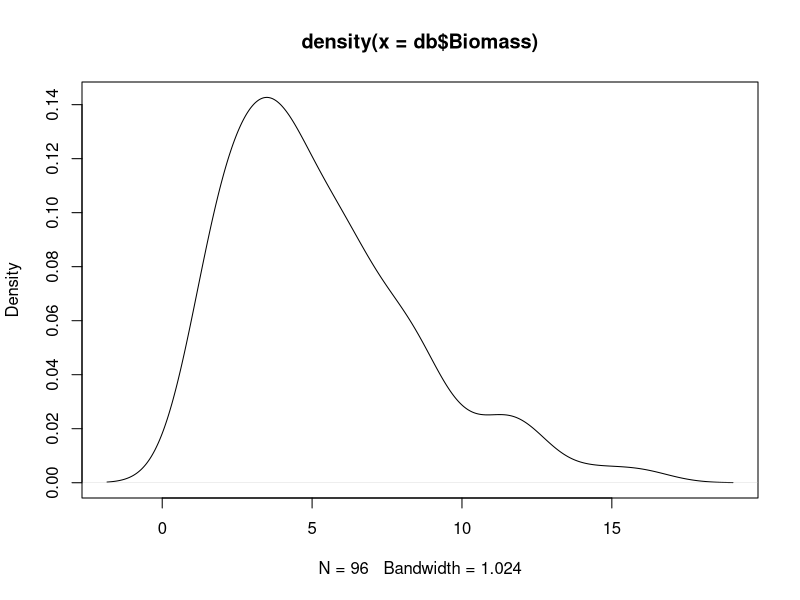
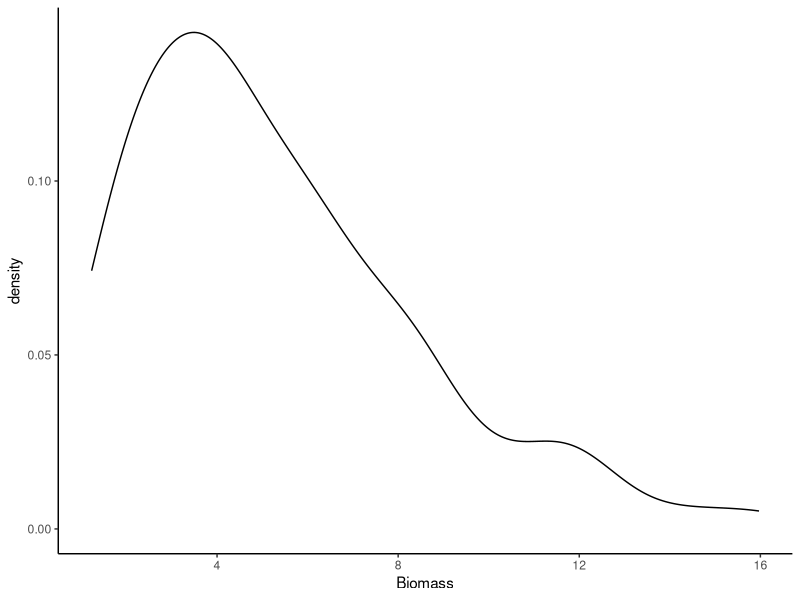
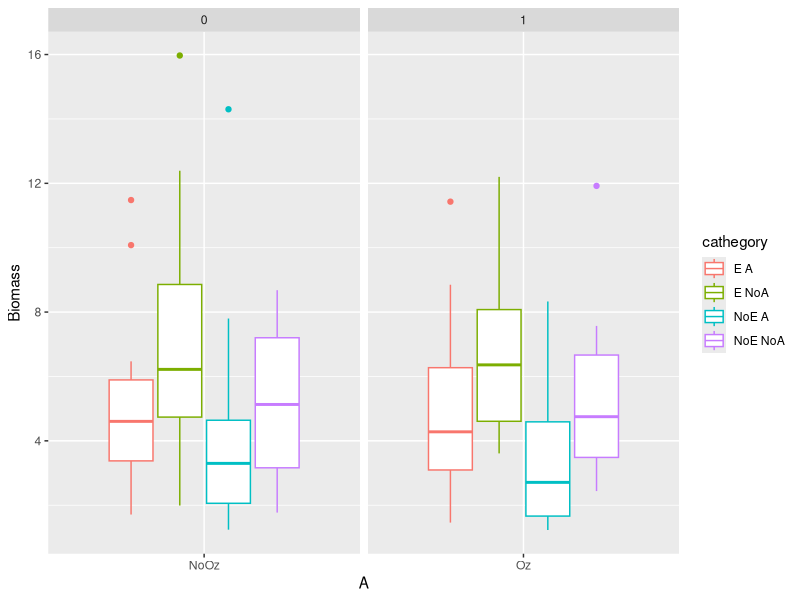

Recreate these plots in R, in order.
## ---- chunk 1
#Tabla

variables <- data.frame(
  "Variable" = c("Respuesta", "Efecto", "Efecto", "Efecto"), 
  "Nombre" = c("Biomasa", "Ozono", "Endófitos", "Áfidos"), 
  "Unidades" = c("(g/planta)", "(presencia/ausencia)", "(presencia/ausencia)", "(presencia/ausencia)"),
  "Tipo" = c("Continua", "Binaria", "Binaria", "Binaria"))

knitr::kable(variables)
## ---- chunk 2
library(tidyverse)
db <- read.delim("L_multiflorum.csv", sep = ",")
str(db)
db[,3:5] <- lapply(db[,3:5], factor)
str(db)

summary(db)

d <- density(db$Biomass)
plot(d) # plots the results


g <- ggplot(db) + geom_density(aes(Biomass))+ theme_classic()
g

db$cathegory <- paste(db$Ozone,db$Endophyte, db$Aphid)
db


db <- db %>% 
  mutate(A = if_else(Ozone == 1, "Oz", "NoOz"),
         B= if_else(Endophyte == 1, "E", "NoE"),
         C= if_else(Aphid == 1, "A", "NoA"))
db$cathegory <- paste(db$B, db$C)


p<-ggplot(db, aes(x=A, y=Biomass, color=cathegory)) +
  geom_boxplot()+
  facet_grid(.~Ozone, scales = "free_x")
p
